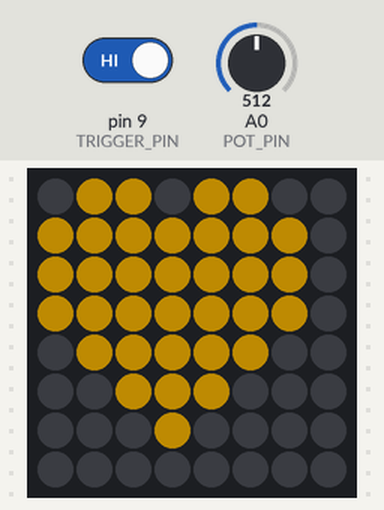
This sketch was run on a simulated Arduino Uno, built with avr-gcc and run on an emulated ATmega328P. Parts: 8×8 RGB LED matrix (first LED top left, wired row by row). The inputs (shaded band) are chosen by the test bench; at power-on: A0 (POT_PIN) = 512, pin 9 (TRIGGER_PIN) HIGH. Dim RGB values are drawn brighter than linear; random numbers use the default seed unless the sketch sets one.

Above: at 10.5 s.
11.2 s: A0 (POT_PIN) set to 0
At 22.3 s:
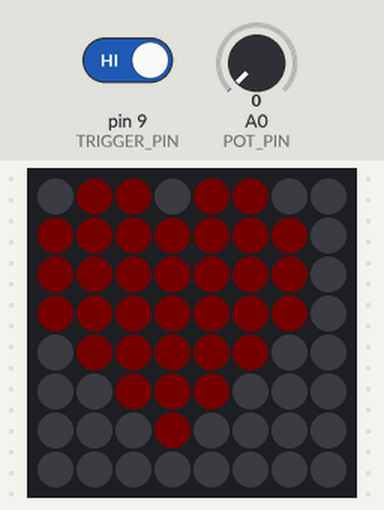
23.9 s: A0 (POT_PIN) set to 74
At 31.6 s:
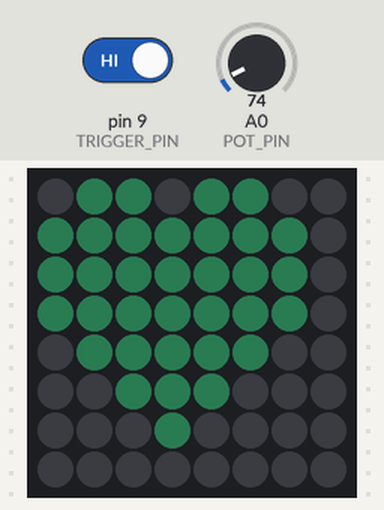
34.2 s: A0 (POT_PIN) set to 122
At 42.0 s:
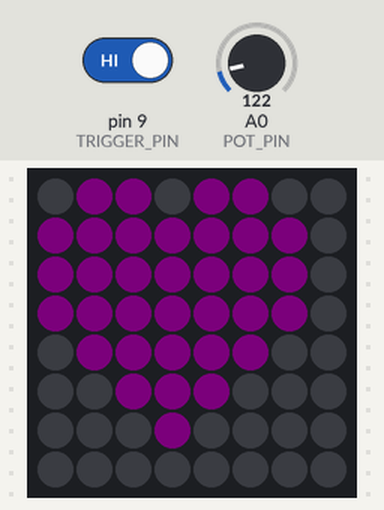
44.6 s: pin 9 (TRIGGER_PIN) driven LOW
At 52.02 s:
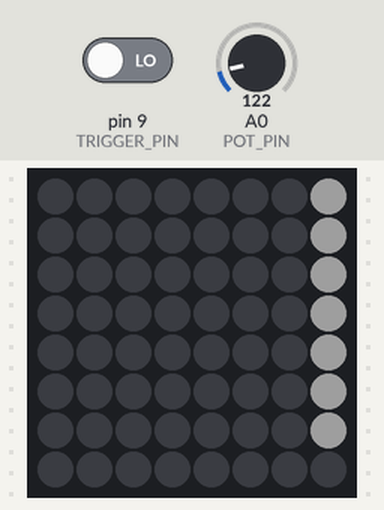
54.9 s: pin 9 (TRIGGER_PIN) driven HIGH
At 55.5 s:
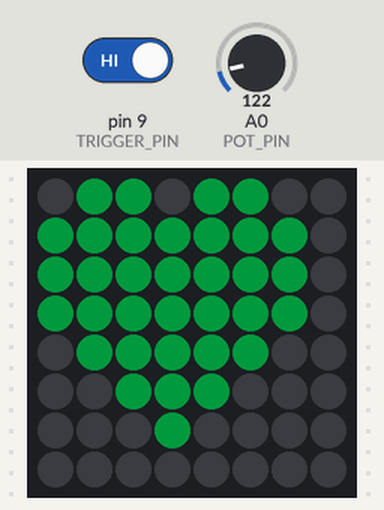
65.2 s: pin 9 (TRIGGER_PIN) driven LOW
At 70.7 s:
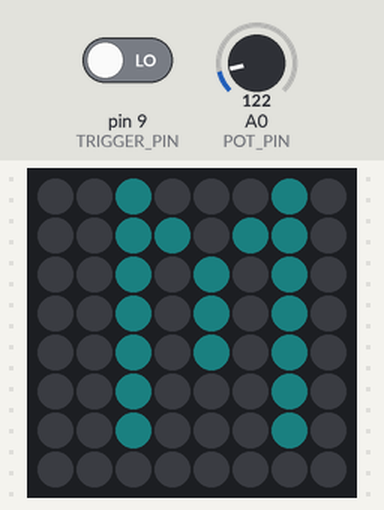

The sketch:

led.ino
```cpp
//
// Lord Of The Cookies Mini Arduino Sketch
//
// Author: Alan Zhao
// Date: 11/10/2019
//

#include <Adafruit_GFX.h>
#include <Adafruit_NeoMatrix.h>
#include <Adafruit_NeoPixel.h>
#ifndef PSTR
#define PSTR // Make Arduino Due happy
#endif

#define DATA_PIN 8
#define TRIGGER_PIN 9
#define POT_PIN A0
#define BRIGHTNESS 5
#define WIDTH 8
#define HEIGHT 8

// MATRIX DECLARATION:
// Parameter 1 = width of NeoPixel matrix
// Parameter 2 = height of matrix
// Parameter 3 = pin number (most are valid)
// Parameter 4 = matrix layout flags, add together as needed:
//   NEO_MATRIX_TOP, NEO_MATRIX_BOTTOM, NEO_MATRIX_LEFT, NEO_MATRIX_RIGHT:
//     Position of the FIRST LED in the matrix; pick two, e.g.
//     NEO_MATRIX_TOP + NEO_MATRIX_LEFT for the top-left corner.
//   NEO_MATRIX_ROWS, NEO_MATRIX_COLUMNS: LEDs are arranged in horizontal
//     rows or in vertical columns, respectively; pick one or the other.
//   NEO_MATRIX_PROGRESSIVE, NEO_MATRIX_ZIGZAG: all rows/columns proceed
//     in the same order, or alternate lines reverse direction; pick one.
//   See example below for these values in action.
// Parameter 5 = pixel type flags, add together as needed:
//   NEO_KHZ800  800 KHz bitstream (most NeoPixel products w/WS2812 LEDs)
//   NEO_KHZ400  400 KHz (classic 'v1' (not v2) FLORA pixels, WS2811 drivers)
//   NEO_GRB     Pixels are wired for GRB bitstream (most NeoPixel products)
//   NEO_GRBW    Pixels are wired for GRBW bitstream (RGB+W NeoPixel products)
//   NEO_RGB     Pixels are wired for RGB bitstream (v1 FLORA pixels, not v2)
Adafruit_NeoMatrix matrix = Adafruit_NeoMatrix(WIDTH, HEIGHT, DATA_PIN,
                            NEO_MATRIX_TOP     + NEO_MATRIX_RIGHT +
                            NEO_MATRIX_COLUMNS + NEO_MATRIX_PROGRESSIVE,
                            NEO_GRB            + NEO_KHZ800);

void setup() {
  // Matrix setup
  matrix.begin();
  matrix.setTextWrap(false);
  //matrix.setBrightness(8);

  // Trigger pin setup
  pinMode(TRIGGER_PIN, INPUT_PULLUP);

  // POT pin setup
  pinMode(POT_PIN, INPUT);

  // Starting
  Serial.begin(9600);
  //Serial.println("Starting now...");
}

int x = matrix.width();
int pass = 0;

const int heart[] = {       // Heart bitmap
  0, 1, 1, 0, 1, 1, 0, 0,
  1, 1, 1, 1, 1, 1, 1, 0,
  1, 1, 1, 1, 1, 1, 1, 0,
  1, 1, 1, 1, 1, 1, 1, 0,
  0, 1, 1, 1, 1, 1, 0, 0,
  0, 0, 1, 1, 1, 0, 0, 0,
  0, 0, 0, 1, 0, 0, 0, 0,
  0, 0, 0, 0, 0, 0, 0, 0
};

void scrollText(int brightness) {

 uint32_t color = matrix.Color(random(255), random(255), random(255));

  matrix.setBrightness(brightness);
  matrix.fillScreen(0);
  matrix.setCursor(x, 0);
  matrix.print(F("MERRY XMAS!"));
  if (--x < -60) {
    x = matrix.width();
    if (++pass >= 3) pass = 0;
    matrix.setTextColor(color);
  }
  matrix.show();
  delay(100);
}

void drawHeart(int brightness, uint32_t color) {
  matrix.setBrightness(brightness);
  matrix.clear();
  for (int j = 0; j < 64; j++) {
    matrix.drawPixel(j % 8, j / 8, color*heart[j]);
  }
  matrix.show();
}

void heartPulse(int count, int brightness) {
   uint32_t color = matrix.Color(random(255), random(255), random(255));
  for (int i = 0; i < count; i++) {
    drawHeart(setBrightness(brightness + brightness * 0.2), color);
    delay(500);
    drawHeart(setBrightness(brightness - brightness * 0.2), color);
    delay(300);
    drawHeart(brightness, color);
  }
}

int setBrightness(int brightness) {
  if (brightness > 255) {
    brightness = 255;
  } else if (brightness <= 0) {
    brightness = 2;
  }
  return brightness;
}

void loop() {

  float potReading = analogRead(POT_PIN);
  float brightness = map(potReading, 0, 1023, 0, 255);
  if (brightness == 0) {
    brightness = 2;
  }

  if (digitalRead(TRIGGER_PIN) == LOW) {
    scrollText(brightness);
  } else {
    heartPulse(10, brightness);
  }
}
```

Measured:
- what the display in image 1 shows lasts 0.6 s, from 21.8 s to 22.4 s
